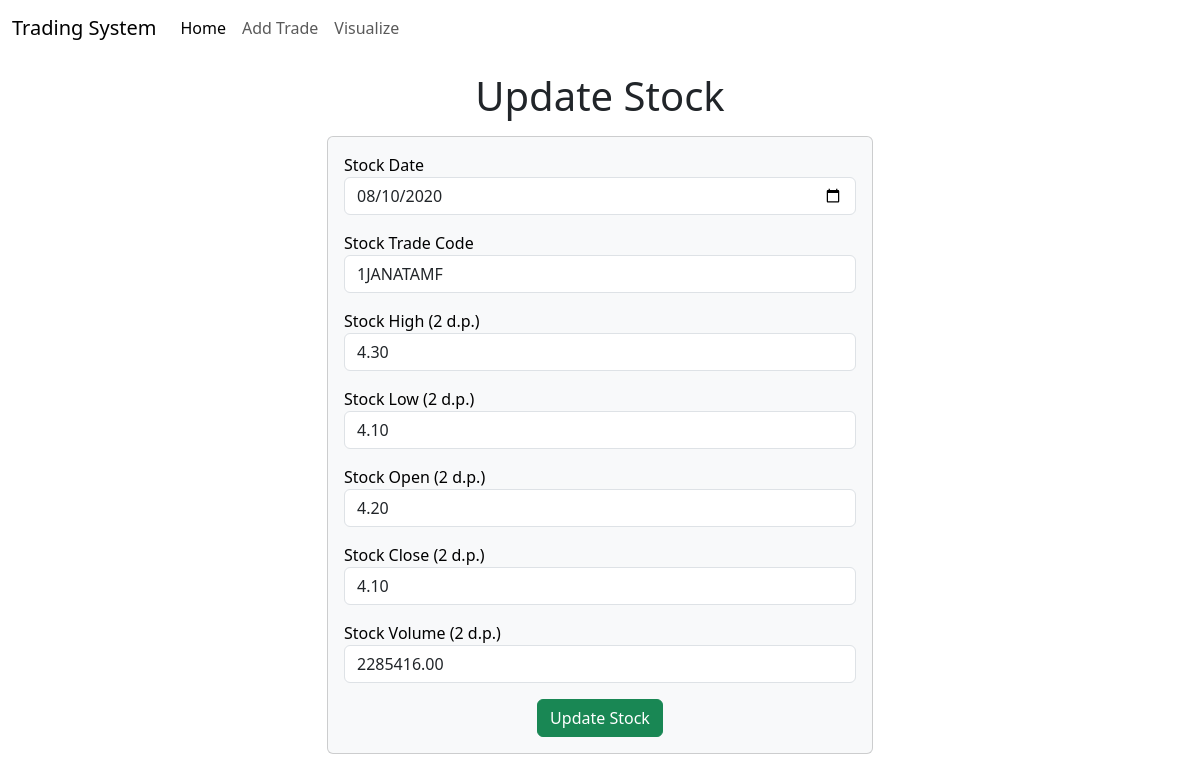
The page /update/47847 on the database its author committed.
### trade/models.py (models this page shows)
class Stock(models.Model):
    objects = models.Manager()
    id = AutoField(primary_key=True)
    date = models.DateField()
    trade_code = models.CharField(max_length=30)
    high = models.DecimalField(max_digits=15, decimal_places=2)
    low = models.DecimalField(max_digits=15, decimal_places=2)
    open = models.DecimalField(max_digits=15, decimal_places=2)
    close = models.DecimalField(max_digits=15, decimal_places=2)
    volume = models.DecimalField(max_digits=15, decimal_places=2)

### trade/views.py (the view)
# urls.py: path("update/<int:id_update>", views.update),
def update(request, id_update):
    try:
        stock = Stock.objects.get(id=id_update)
        return render(request, "trade/update.html", {
            'stock': stock, 'stockIndex': id_update
        })
    except Exception as e:
        messages.error(request, repr(e))
        return redirect("/")

### trade/templates/trade/update.html (shortened to what this page needs)
<!doctype html>
<html lang="en">
<head>
    {% load bootstrap5 %}
    {% bootstrap_css %}
</head>
<body>
{% include 'trade/navbar.html' %}
<h1 class="text-center my-3">Update Stock</h1>
<div class="container">
    <div class="row">
        <div class="col-md-6 offset-md-3">
            <div class="card bg-light text-black">
                <div class="card-body">
                    <form action="/do-update/{{stockIndex}}" method="POST">
                        <div class="mb-3">
                            <label for="date">Stock Date</label>
                            <input
                                    id="date"
                                    type="date"
                                    class="form-control"
                                    placeholder="Enter stock name"
                                    name="date"
                                    required
                                    value="{{stock.date|date:'Y-m-d'}}"
                            />
                        </div>
                        <div class="mb-3">
                            <label for="trade_code">Stock Trade Code</label>
                            <input
                                    id="trade_code"
                                    type="text"
                                    required
                                    minlength="0"
                                    maxlength="40"
                                    class="form-control"
                                    placeholder="Enter Stock Trade Cod"
                                    name="trade_code"
                                    value="{{stock.trade_code}}"
                            />
                        </div>
                        <div class="mb-3">
                            <label for="high">Stock High (2 d.p.)</label>
                            <input
                                    id="high"
                                    type="number"
                                    class="form-control"
                                    placeholder="Enter Stock High"
                                    name="high"
                                    required
                                    value="{{stock.high}}"
                                    step="any"
                            />
                        </div>
                        <div class="mb-3">
                            <label for="low">Stock Low (2 d.p.)</label>
                            <input
                                    id="low"
                                    type="number"
                                    required
                                    class="form-control"
                                    placeholder="Enter Stock Low"
                                    name="low"
                                    value="{{stock.low}}"
                                    step="any"
                            />
                        </div>
                        <div class="mb-3">
                            <label for="close">Stock Open (2 d.p.)</label>
                            <input
                                    id="open"
                                    type="number"
                                    class="form-control"
                                    placeholder="Enter Stock Open"
                                    name="open"
                                    required
                                    value="{{stock.open}}"
                                    step="any"
                            />
                        </div>
                        <div class="mb-3">
                            <label for="close">Stock Close (2 d.p.)</label>
                            <input
                                    id="close"
                                    type="number"
                                    class="form-control"
                                    placeholder="Enter Stock Close"
                                    name="close"
                                    required
                                    value="{{stock.close}}"
                                    step="any"
                            />
                        </div>
                        <div class="mb-3">
                            <label for="volume">Stock Volume (2 d.p.)</label>
                            <input
                                    id="volume"
                                    type="number"
                                    class="form-control"
                                    placeholder="Enter Stock Volume"
                                    name="volume"
                                    required
                                    value="{{stock.volume}}"
                                    step="any"
                            />
                        </div>
                        <div class="container text-center">
                            <button class="btn btn-success">
                                Update Stock
                            </button>
                        </div>
                    </form>
                </div>
            </div>
        </div>
    </div>
</div>
</body>
</html>

### rows shown on the page
Stock: date "08/10/2020", trade_code "1JANATAMF", high "4.30", low "4.10", open "4.20", close "4.10", volume "2285416.00"
